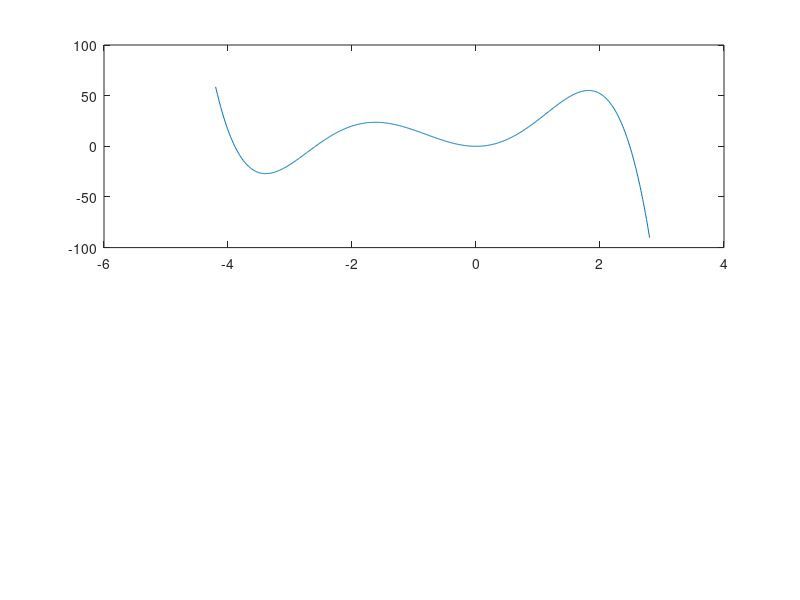

Write the MATLAB code that produced this figure. (Note: this script raises an error after producing the figure.)
%% Lab 2 - ezw23@drexel.edu

%% Problem 1
p = [-1 -4 6 25 0 0];
% setting up polynomial equation represented by coefficients
r = roots(p);
% calculating the roots of the polynomial

%% Problem 2
x = @(y) -y.^5 - 4*y.^4 + 6*y.^3 + 25*y.^2;
% setting up derivative function
y = -4.2:0.01:2.8;
% setting up the range of y

figure; % creating figure
subplot(2,1,1); % denoting the subplot of the figure
p1 = plot(y, x(y)); % plotting dy vs y
p1.Color = ('red'); % making colour red
p1.LineWidth = 2; % making linewidth 2
title('Phase Plane dY/dt vs. Y') % adding title
xlabel('Y') % adding x axis label
ylabel('dY/dt') % adding y axis label
grid on; % turning on grid
hold on; % ensuring nothing is overwritten

% Setting up the equilibrium points where dy = 0
r1 = fzero(x, r(1));
r2 = fzero(x, r(2));
r3 = fzero(x, r(3));
r4 = fzero(x, r(4));
r5 = fzero(x, r(5));
% making an array of said values
rs = [r1 r2 r3 r4 r5];
plot(rs, x(rs), 'k*'); % plotting equilibirum points

legend('show'); % showing the legend
legend('Phase Plot', 'Equilibrium Points'); % labeling the legend


%% Question 3
f = -y.^5 - 4*y.^4 + 6*y.^3 + 25*y.^2; % redefining function
sign = []; % empy array of signs
% going through function values to making array of signs
for i = f;
    if i > 0;
        sign = [sign, 1]; % sign + 1 if positive
    end
    if i < 0
        sign = [sign, -1]; % sign -1 if negative
    end
end

% following same procedure of first plot
subplot(2,1,2);
p2 = plot(y,sign);
p2.Color = ('blue');
p2.LineWidth = 2;
title('Sign dY/dt vs. Y')
xlabel('Y')
ylabel('Sign dY/dt')
grid on;
hold on;
plot(rs, x(rs), 'k*');

legend('show');
legend('Sign of Phase Plot', 'Equilibrium Points');

%% Question 4
% Equilibrium points @ y = -3.8905, -2.5902, 0, 0, 2.4808
% y = -3.8905: stable, ROC (-4.2, -2.5902)
% y = -2.5902: unstable, ROC [-2.5902]
% y = 0: semistable (-2.5902, 2.4808]
% y = 2.4808: stable (2.4808, 2.8)
